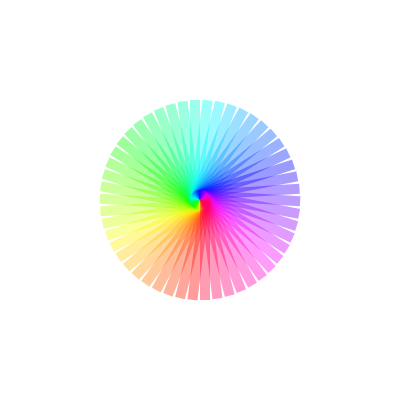
Frame 1 (no input)
Frame 60 (the mouse pressed at the canvas centre just before this capture): identical to frame 1, image omitted
Frame 120 (the mouse held since frame 60 and released just before this capture): identical to frame 1, image omitted

The Processing sketch that drew this single still picture (run headless with seeded random() and noise(); from frame 60 on, the mouse is pressed at the canvas centre):

// Processing sketch: Rotation_II
// ── Rotation_II.pde


int anzahl =50;
color fillcolor=color(50, 255, 255, 100);

void setup() {
  size(400, 400);
  smooth();
  noStroke();
  //Für einen Farbkreis ist das HSB-Modell einfacher...
  colorMode(HSB, 255);
  
  
}

void draw() {
  background(255);
  // Koordinatensystem verschieben



  translate(width/2, height/2);

  for (int i=0; i<anzahl; i++) {
    rotate(2*PI/anzahl);
    //immer im Winkel des Farbkreisess weiter...
    fillcolor=color(255/anzahl*i, 255, 255, 100);
    fill(fillcolor);
    rect(0, 0, 10, 100);
  }
}
